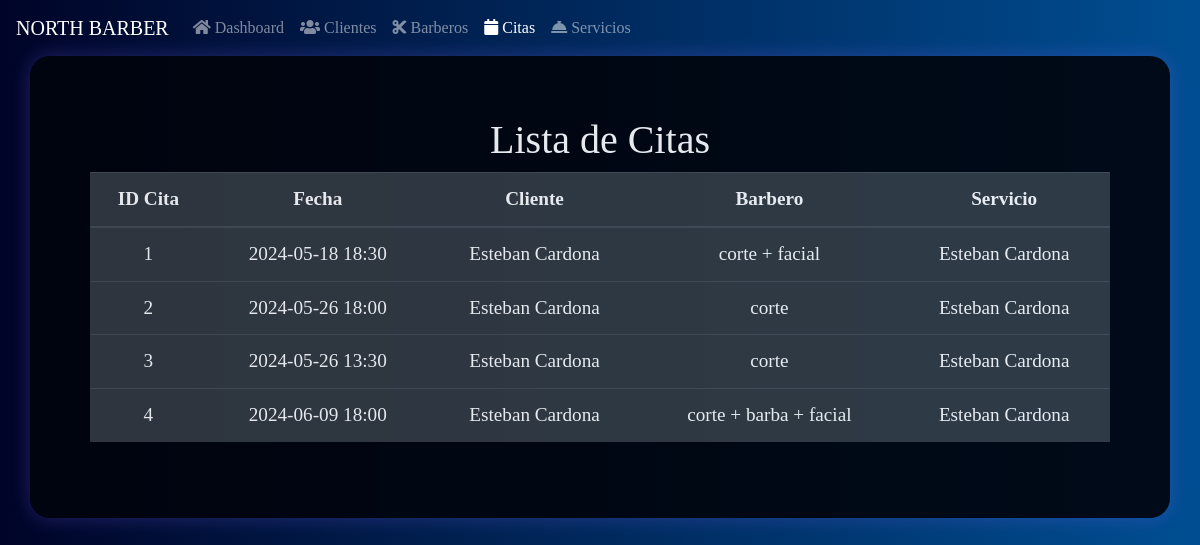
The page /admin_citas (signed in) on the database its author committed.
### tables this page shows
CREATE TABLE "cita" (
    id_cita INTEGER PRIMARY KEY,
    cliente INTEGER NOT NULL,
    barbero INTEGER NOT NULL,
    servicio INTEGER NOT NULL,
    fecha DATETIME NOT NULL,
    estado INTEGER NOT NULL,
    FOREIGN KEY (cliente) REFERENCES cliente(id),
    FOREIGN KEY (barbero) REFERENCES barbero(id),
    FOREIGN KEY (servicio) REFERENCES servicio(id_servicio),
    FOREIGN KEY (estado) REFERENCES estado_cita(id)
);

CREATE TABLE "servicio"(
    id_servicio INTEGER PRIMARY KEY,
    tipo VARCHAR(50) NOT NULL
, duracion INTEGER(50) NOT NULL, precio INTEGER(50) NOT NULL);

### app.py (the view)
    def admin_citas(self):
        if "tipo_usuario" in session and session["tipo_usuario"] == 3:
            conn = DatabaseManager(self.DATABASE).get_connection()
            cursor = conn.cursor()
            cursor.execute(
                "SELECT c.id_cita, c.fecha, b.nombre || ' ' || b.apellidos as barbero, "
                "s.tipo as servicio, cli.nombre || ' ' || cli.apellidos as cliente, cli.telefono "
                "FROM cita c "
                "JOIN barbero b ON c.barbero = b.id "
                "JOIN servicio s ON c.servicio = s.id_servicio "
                "JOIN cliente cli ON c.cliente = cli.id"
            )
            citas = cursor.fetchall()
            conn.close()
            return render_template("admin_citas.html", citas=citas)
        return redirect("/login")

### app.py (called while the page is built)
    def get_connection(self):
        db = getattr(g, "_database", None)
        if db is None:
            db = g._database = sqlite3.connect(self.database)
        return db

    def close_connection(self, exception):
        db = getattr(g, "_database", None)
        if db is not None:
            db.close()

    def close_connection(self, exception):
        DatabaseManager("barberia.db").close_connection(exception)

### templates/admin_citas.html (shortened to what this page needs)
<!DOCTYPE html>
<html lang="es">
  <head>
    <link
      href="https://stackpath.bootstrapcdn.com/bootstrap/4.3.1/css/bootstrap.min.css"
      rel="stylesheet"
    />
    <link
      rel="stylesheet"
      href="https://use.fontawesome.com/releases/v5.8.1/css/all.css"
    />
  </head>
  <body>
    <nav class="navbar navbar-expand-lg navbar-dark bg-primary">
      <a class="navbar-brand" href="#">NORTH BARBER</a>
      <div class="collapse navbar-collapse" id="navbarNav">
        <ul class="navbar-nav">
          <li class="nav-item">
            <a class="nav-link" href="/admin_dashboard"
              ><i class="fa fa-home"></i> Dashboard</a
            >
          </li>
          <li class="nav-item">
            <a class="nav-link" href="/admin_clientes"
              ><i class="fa fa-users"></i> Clientes</a
            >
          </li>
          <li class="nav-item">
            <a class="nav-link" href="/admin_barberos"
              ><i class="fa fa-cut"></i> Barberos</a
            >
          </li>
          <li class="nav-item active">
            <a class="nav-link" href="/admin_citas"
              ><i class="fa fa-calendar"></i> Citas</a
            >
          </li>
          <li class="nav-item">
            <a class="nav-link" href="/admin_servicios"
              ><i class="fa fa-concierge-bell"></i> Servicios</a
            >
          </li>
        </ul>
      </div>
    </nav>
    <div class="container">
      <h1>Lista de Citas</h1>
      <table class="table table-dark table-hover">
        <thead>
          <tr>
            <th>ID Cita</th>
            <th>Fecha</th>
            <th>Cliente</th>
            <th>Barbero</th>
            <th>Servicio</th>
          </tr>
        </thead>
        <tbody>
          {% for cita in citas %}
          <tr>
            <td>{{ cita[0] }}</td>
            <td>{{ cita[1] }}</td>
            <td>{{ cita[2] }}</td>
            <td>{{ cita[3] }}</td>
            <td>{{ cita[4] }}</td>
          </tr>
          {% endfor %}
        </tbody>
      </table>
    </div>
  </body>
</html>

### templates/admin_citas.html (style rules this page uses)
body { background: linear-gradient(to right, #000428, #004e92); color: white; font-family: "Times New Roman", Times, serif; }
.container { font-size: larger; text-align: center; border-radius: 20px; padding: 60px; position: relative; opacity: 0.9; z-index: 2; background: linear-gradient(to bottom, #01040c, #01040c); box-shadow: 0 0 20px rgba(128, 106, 255, 0.3); }
.navbar { background: linear-gradient(to right, #000428, #004e92); }

### rows shown on the page
cita: id_cita "1", fecha "2024-05-18 18:30", cita "Esteban Cardona", tipo "corte + facial"
cita: id_cita "2", fecha "2024-05-26 18:00", cita "Esteban Cardona", tipo "corte"
cita: id_cita "3", fecha "2024-05-26 13:30", cita "Esteban Cardona", tipo "corte"
cita: id_cita "4", fecha "2024-06-09 18:00", cita "Esteban Cardona", tipo "corte + barba + facial"
